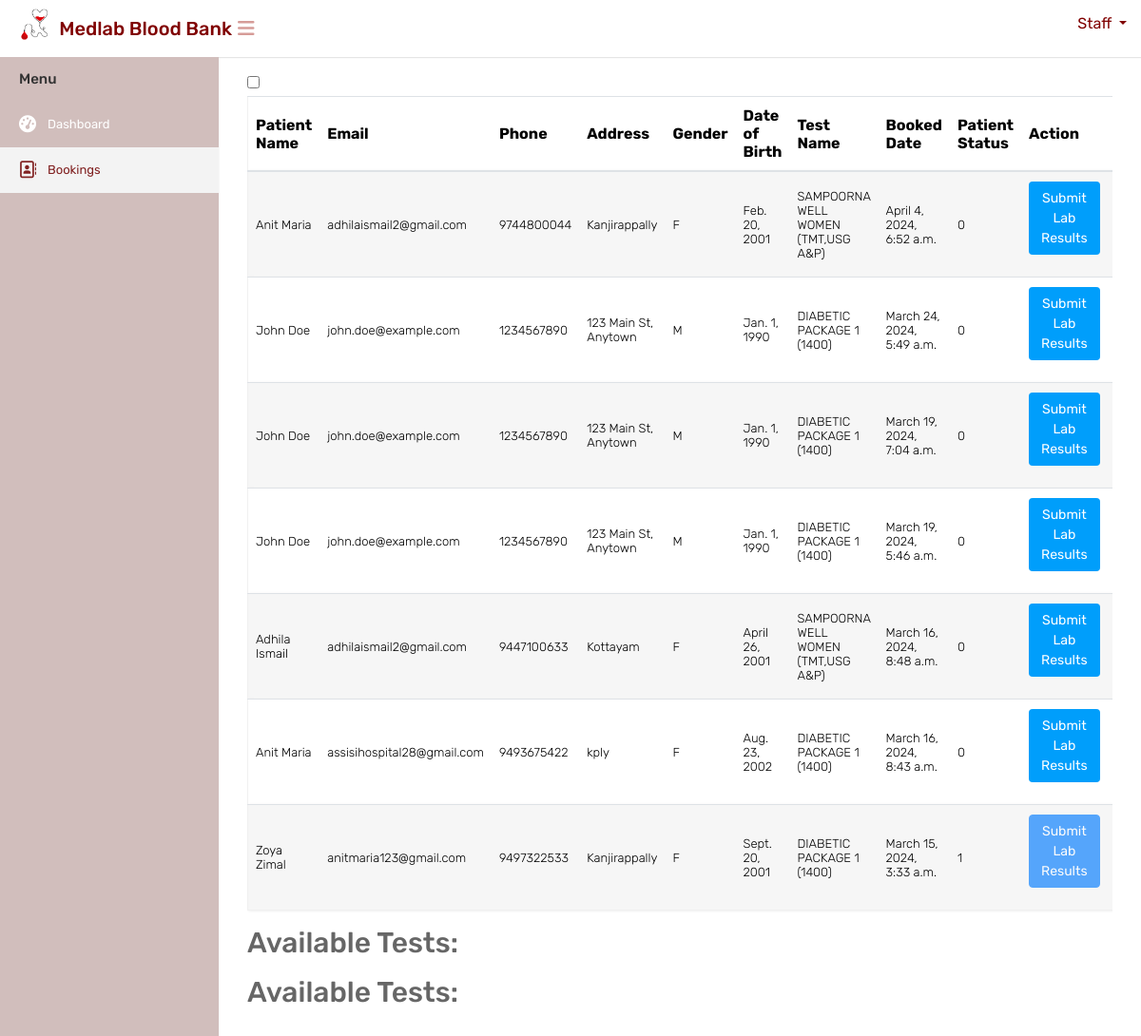
The page /labtestbookings on the database its author committed.
### website/models.py (models this page shows, shortened)
class Booking(models.Model):
    STATUS_CHOICES = (
        ('booked', 'Booked'),
        ('cancelled', 'Cancelled'),
        ('expired', 'Expired'),
    )
    patient = models.ForeignKey(Patient, on_delete=models.CASCADE)
    booked_date = models.DateTimeField(auto_now_add=True)
    test_date = models.DateField( null=True,blank=True)
    status = models.CharField(max_length=20, choices=STATUS_CHOICES, default='booked')

class Patient(models.Model):
    user = models.ForeignKey(CustomUser, on_delete=models.CASCADE, default=1, related_name='patient_user')
    full_name = models.CharField(max_length=255)
    email = models.EmailField()
    phone = models.CharField(max_length=15)
    address = models.TextField()
    gender = models.CharField(max_length=1, choices=[('M', 'Male'), ('F', 'Female'), ('O', 'Other')])
    date_of_birth = models.DateField()
    selected_test = models.ForeignKey(LaboratoryTest, on_delete=models.SET_NULL, null=True, blank=True)
    status = models.IntegerField(default=0)

class LaboratoryTest(models.Model):
    test_name = models.CharField(max_length=255)
    test_price = models.DecimalField(max_digits=10, decimal_places=2)
    package_details = models.JSONField()

### website/views.py (the view)
# urls.py: path('labtestbookings',views.labtestbookings, name='labtestbookings'),
def labtestbookings(request):
    appointments = Booking.objects.all()
    test_name= Patient.objects
    context = {'appointments': appointments}
    return render(request, 'labstaff/viewbookings.html', context)

### templates/labstaff/viewbookings.html (shortened to what this page needs)
{% load static %}
<html lang="en">
<head>
    <link rel="stylesheet" type="text/css" href="{% static 'mainuser/css/bootstrap.min.css' %}">
    <link rel="stylesheet" type="text/css" href="{% static 'mainuser/css/font-awesome.min.css' %}">
    <link rel="stylesheet" type="text/css" href="{% static 'mainuser/css/select2.min.css' %}">
    <link rel="stylesheet" type="text/css" href="{% static 'mainuser/css/style.css' %}">
	<link href="https://gitcdn.github.io/bootstrap-toggle/2.2.2/css/bootstrap-toggle.min.css" rel="stylesheet">
</head>
<body>
    <div class="main-wrapper">
        <div class="header" style="background-color:white;height:60px;">
			<div class="header-left">
				<a href="{% url 'adminindex' %}" class="logo" style="color: black;">
					<img src="{% static 'mainuser/img/logocopy.png' %}" width="75" height="40" alt="" style="margin-left:15px"> <span style="color: maroon;font-size: 20px;margin-top:10px; margin-left:-10px;white-space: nowrap;">Medlab Blood Bank</span>
				</a>
			</div>
			<a id="toggle_btn" href="javascript:void(0);" style="color:#d69c98;margin-top:20px;margin-left:10px;"><i class="fa fa-bars"></i></a>
            <ul class="nav user-menu float-right">
                <li class="nav-item dropdown has-arrow">
                    <a href="#" class="dropdown-toggle nav-link user-link" data-toggle="dropdown"style="color:maroon">
						<span style="color:maroon;">Staff</span>
                    </a>
                </li>
            </ul>
        </div>
        <div class="sidebar" id="sidebar">
            <div class="sidebar-inner slimscroll">
                <div id="sidebar-menu" class="sidebar-menu">
                    <ul>
                        <li class="menu-title">Menu</li>
                        <li>
                            <a href="{% url 'labstaffindex' %}"><i class="fa fa-dashboard"></i> <span>Dashboard</span></a>
                        </li>
						<li  class="active">
                            <a href="{% url 'labtestbookings' %}"><i class="fa fa-address-book-o"></i> <span>Bookings</span></a>
                        </li>
                    </ul>
                </div>
            </div>
        </div>
        <div class="page-wrapper">
            <div class="content">
				<div class="checkbox">
					<label>
						<input id="toggle-switch" type="checkbox" data-toggle="toggle" data-on="Online Test" data-off="Normal Test" data-onstyle="primary" data-offstyle="danger">
					</label>
				</div>
                <div class="row">
                    <div class="col-md-12">
                        <div class="table-responsive">
                            <table class="table table-striped custom-table table-online-test">
                                <thead>
                                    <tr>
                                        <th>Patient Name</th>
                                        <th>Email</th>
                                        <th>Phone</th>
                                        <th>Address</th>
                                        <th>Gender</th>
                                        <th>Date of Birth</th>
                                        <th>Test Name</th>
                                        <th>Booked Date</th>
										<th>Patient Status</th>
										<th>Action</th>
										<th>Lab Report</th>
                                    </tr>
                                </thead>
                                <tbody>
                                    {% for appointment in appointments|dictsortreversed:"booked_date" %}
                                        <tr>
                                            <td>{{ appointment.patient.full_name }}</td>
                                            <td>{{ appointment.patient.email }}</td>
                                            <td>{{ appointment.patient.phone }}</td>
                                            <td>{{ appointment.patient.address }}</td>
                                            <td>{{ appointment.patient.gender }}</td>
                                            <td>{{ appointment.patient.date_of_birth }}</td>
                                            <td>{{ appointment.patient.selected_test.test_name }}</td>
											<td>{{ appointment.booked_date }}</td>
											<td>{{ appointment.patient.status }}</td>
											<td>
												<form id="lab_results_form_{{ appointment.id }}" action="{% url 'submit_lab_results' %}" method="post">
													{% if lab_results_saved %}
														<button type="submit" class="btn btn-primary" disabled>
															Submit Lab Results
														</button>
													{% elif appointment.patient.status == 1 %}
														<button type="submit" class="btn btn-primary disabled-button" disabled>
															Submit Lab Results
														</button>
													{% else %}
														<button type="submit" class="btn btn-primary">
															Submit Lab Results
														</button>
													{% endif %}
												</form>
											</td>
											<td>
											</td>
                                        </tr>
                                    {% endfor %}
                                </tbody>
                            </table>
							<div>
								<h2>Available Tests:</h2>
							</div>
							<div>
								<h2>Available Tests:</h2>
							</div>
                        </div>
                    </div>
                </div>
            </div>
		</div>
    </div>
</body>
</html>

### rows shown on the page
Booking: patient.full_name "Anit Maria", patient.email "adhilaismail2@gmail.com", patient.phone "9744800044", patient.address "Kanjirappally", patient.gender "F", patient.date_of_birth "Feb. 20, 2001", patient.selected_test.test_name "SAMPOORNA WELL WOMEN (TMT,USG A&P)", booked_date "April 4, 2024, 6:52 a.m.", patient.status "0", shows "Submit Lab Results"
Booking: patient.full_name "John Doe", patient.email "john.doe@example.com", patient.phone "1234567890", patient.address "123 Main St, Anytown", patient.gender "M", patient.date_of_birth "Jan. 1, 1990", patient.selected_test.test_name "DIABETIC PACKAGE 1 (1400)", booked_date "March 24, 2024, 5:49 a.m.", patient.status "0", shows "Submit Lab Results"
Booking: patient.full_name "John Doe", patient.email "john.doe@example.com", patient.phone "1234567890", patient.address "123 Main St, Anytown", patient.gender "M", patient.date_of_birth "Jan. 1, 1990", patient.selected_test.test_name "DIABETIC PACKAGE 1 (1400)", booked_date "March 19, 2024, 7:04 a.m.", patient.status "0", shows "Submit Lab Results"
Booking: patient.full_name "John Doe", patient.email "john.doe@example.com", patient.phone "1234567890", patient.address "123 Main St, Anytown", patient.gender "M", patient.date_of_birth "Jan. 1, 1990", patient.selected_test.test_name "DIABETIC PACKAGE 1 (1400)", booked_date "March 19, 2024, 5:46 a.m.", patient.status "0", shows "Submit Lab Results"
Booking: patient.full_name "Adhila Ismail", patient.email "adhilaismail2@gmail.com", patient.phone "9447100633", patient.address "Kottayam", patient.gender "F", patient.date_of_birth "April 26, 2001", patient.selected_test.test_name "SAMPOORNA WELL WOMEN (TMT,USG A&P)", booked_date "March 16, 2024, 8:48 a.m.", patient.status "0", shows "Submit Lab Results"
Booking: patient.full_name "Anit Maria", patient.email "assisihospital28@gmail.com", patient.phone "9493675422", patient.address "kply", patient.gender "F", patient.date_of_birth "Aug. 23, 2002", patient.selected_test.test_name "DIABETIC PACKAGE 1 (1400)", booked_date "March 16, 2024, 8:43 a.m.", patient.status "0", shows "Submit Lab Results"
Booking: patient.full_name "Zoya Zimal", patient.email "anitmaria123@gmail.com", patient.phone "9497322533", patient.address "Kanjirappally", patient.gender "F", patient.date_of_birth "Sept. 20, 2001", patient.selected_test.test_name "DIABETIC PACKAGE 1 (1400)", booked_date "March 15, 2024, 3:33 a.m.", patient.status "1", shows "Submit Lab Results"
